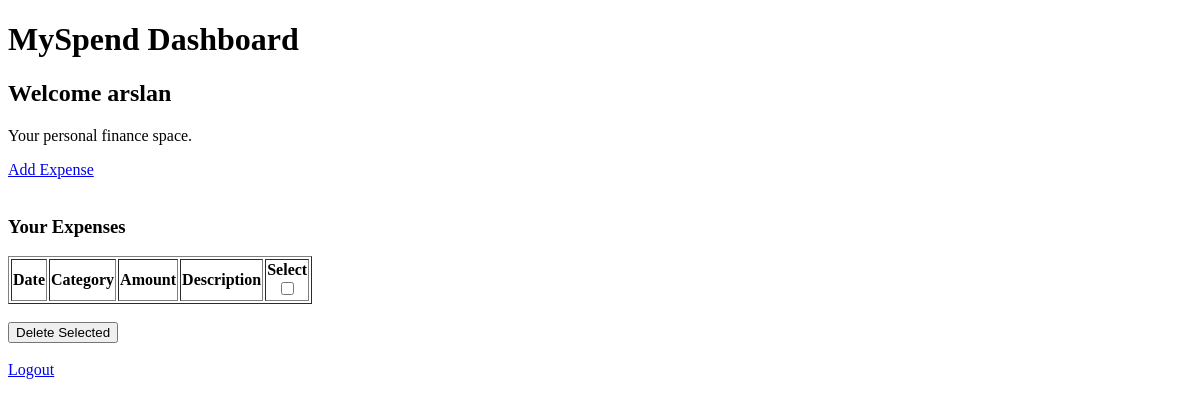
The page /dashboard (signed in) on the database as committed earlier.
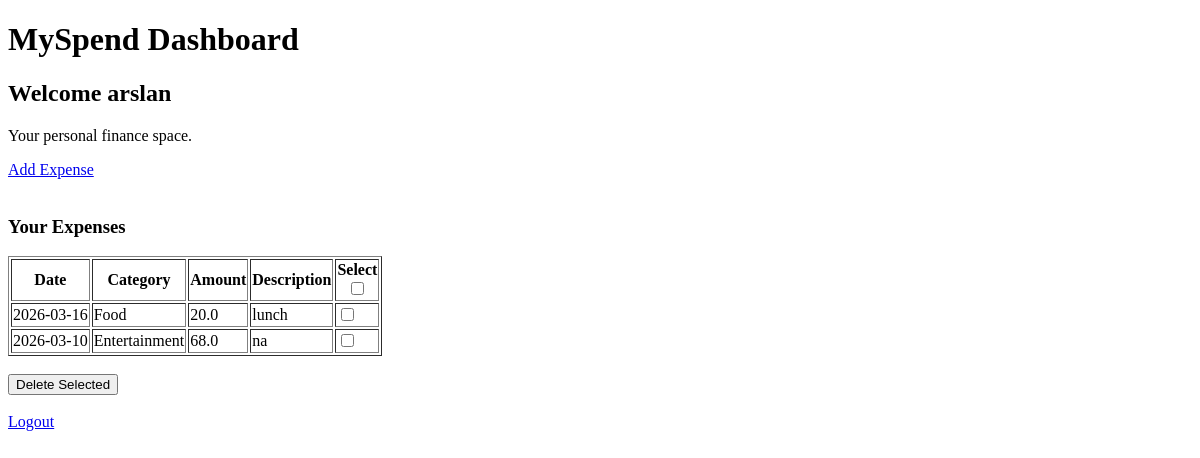
The same page on the database as committed later.
### tables this page shows
CREATE TABLE users (
        user_id INTEGER PRIMARY KEY AUTOINCREMENT,
        name TEXT NOT NULL,
        email TEXT NOT NULL UNIQUE,
        password_hash TEXT NOT NULL,
        failed_attempts INTEGER DEFAULT 0,
        lockout_until TEXT,
        monthly_budget REAL DEFAULT 0
    );

CREATE TABLE expenses (
        expense_id INTEGER PRIMARY KEY AUTOINCREMENT,
        user_id INTEGER,
        category_id INTEGER,
        date TEXT,
        amount REAL,
        description TEXT,
        FOREIGN KEY (user_id) REFERENCES users(user_id),
        FOREIGN KEY (category_id) REFERENCES categories(category_id)
    );

CREATE TABLE categories (
        category_id INTEGER PRIMARY KEY AUTOINCREMENT,
        name TEXT NOT NULL UNIQUE
    );

### tracker/routes.py (the view)
@main.route("/dashboard")
def dashboard():
    if "user_id" not in session:
        return redirect(url_for("main.login"))
    conn = get_db_connection()
    cursor = conn.cursor()
    user = cursor.execute(
        "SELECT name FROM users WHERE user_id = ?",
        (session["user_id"],)
    ).fetchone()
    expenses = cursor.execute(
        """
        SELECT expenses.expense_id, expenses.date, expenses.amount, expenses.description, categories.name
        FROM expenses
        JOIN categories ON expenses.category_id = categories.category_id
        WHERE expenses.user_id = ?
        """,
        (session["user_id"],)
    ).fetchall()
    conn.close()
    return render_template("dashboard.html", name=user["name"], expenses=expenses)

### tracker/models.py (called while the page is built)
def get_db_connection():
    connection = sqlite3.connect("myspend.db")
    connection.row_factory = sqlite3.Row
    connection.execute("PRAGMA foreign_keys = ON")  # Enable foreign key support
    return connection

### tracker/templates/dashboard.html (shortened to what this page needs)
<!DOCTYPE html>
<html lang="en">
    <head>
    </head>
    <body>
        <h1>MySpend Dashboard</h1>
        <h2>Welcome {{ name }}</h2>
        <p>Your personal finance space.</p>
        <a href="/add-expense">Add Expense</a>
        <br>
        <br>
        <h3>Your Expenses</h3>
        <form method="POST" action="/delete-selected-expenses">
            <table border="1">
                <tr>
                    <th>Date</th>
                    <th>Category</th>
                    <th>Amount</th>
                    <th>Description</th>
                    <th>
                        Select
                        <br>
                        <input type="checkbox" onclick="toggleAll(this)">
                    </th>
                </tr>
                {% for expense in expenses %}
                <tr>
                    <td>{{ expense.date }}</td>
                    <td>{{ expense.name }}</td>
                    <td>{{ expense.amount }}</td>
                    <td>{{ expense.description }}</td>
                    <td>
                        <input type="checkbox" class="expense-checkbox" name="expense_ids" value="{{ expense.expense_id }}">
                    </td>
                </tr>
                {% endfor %}
            </table>
            <br>
            <button type="submit">Delete Selected</button>
        </form>
        <br>
        <a href="/logout">Logout</a>
    </body>
</html>

Rows that differ between the two databases and show on the page:
added expenses: date "2026-03-16", name "Food", amount "20.0", description "lunch"
added expenses: date "2026-03-10", name "Entertainment", amount "68.0", description "na"
